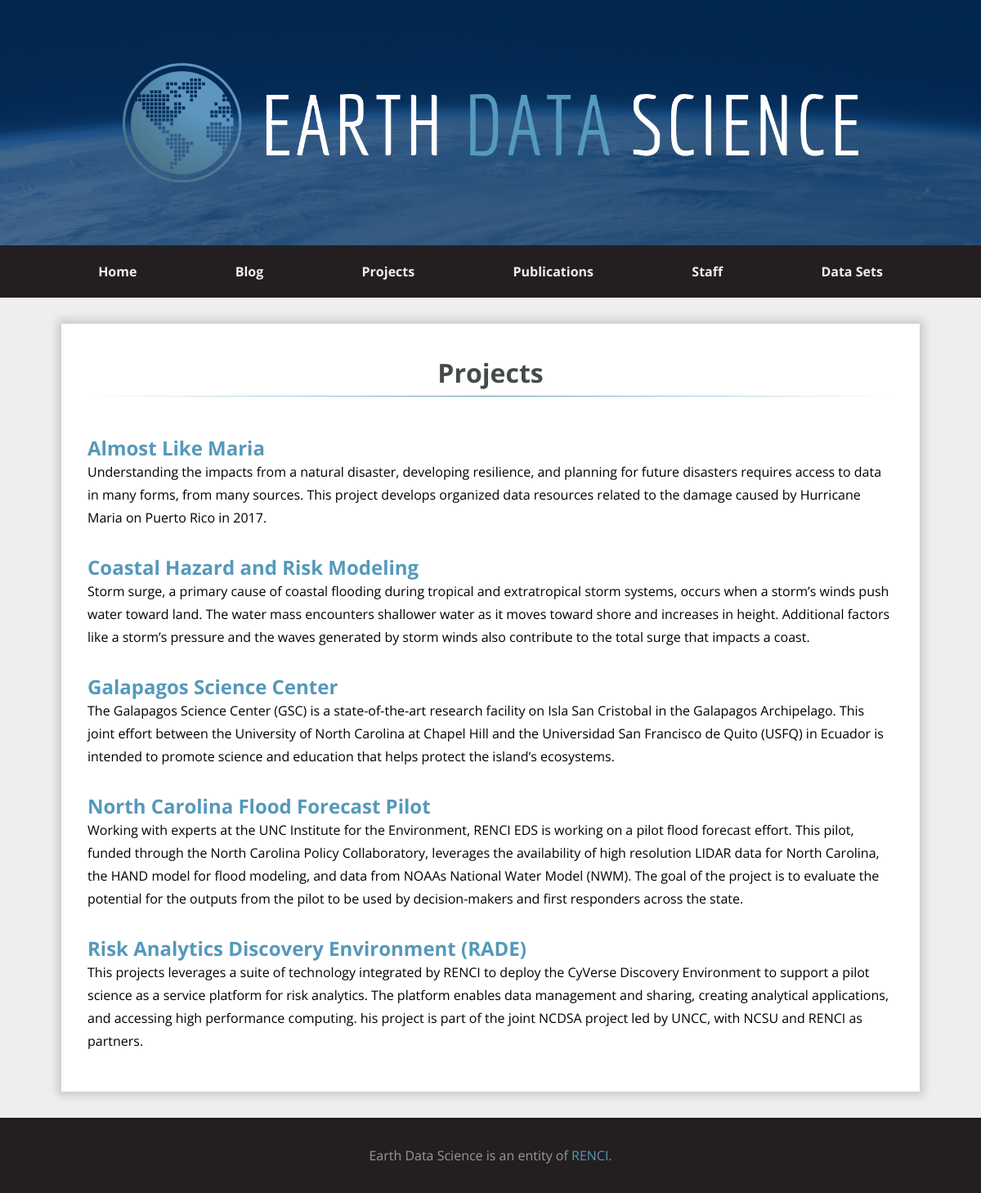
/projects/, run on the app's committed database.
### content/projects/models.py (models this page shows, shortened)
class Project(models.Model):
    title = models.CharField(max_length=127)
    summary = models.TextField()
    details = models.TextField()
    website = models.CharField(max_length=255, blank=True)
    staff = models.ManyToManyField(StaffMember, blank=True)
    image = models.ImageField(upload_to='project_pics', blank=True)

### content/projects/views.py (the view)
# urls.py: path('', views.index, name='index'),
def index(request):
    projects = Project.objects.all()
    context = {
        'page_title': 'Projects',
        'projects': projects
    }
    return render(request, 'projects/index.html', context)

### templates/projects/index.html
{% extends 'no_sidebar.html' %}
{% block content %}
    <h1 class="page-title">Projects</h1>
    <div class="projects-list">
        {% for project in projects %}
            <div class="project">
                <h2 class="project__title"><a href="{% url 'projects:detail' project.id %}">{{ project.title }}</a></h2>
                <div class="project__summary">
                    {{ project.summary }}
                </div>
            </div>
        {% endfor %}
    </div>
{% endblock content %}

### static-assets/css/style.css (style rules this page uses)
body::after { content: ''; background-color: #231f20; position: fixed; left: 0; top: 0; width: 0; height: 0; z-index: 1; opacity: 0; transition: opacity 1000ms; }
.projects-list .project { border: 0; margin: 1rem 0; padding: 0; flex: 1; }
.projects-list .project .project__title { line-height: 1.25; }
*, *::before, *::after { box-sizing: border-box; }
body { font-family: "Open Sans", sans-serif; margin: 0; line-height: 1.75; display: flex; min-height: 100vh; flex-direction: column; background-color: #eee; }
h1, h2, h3, h4, h5, h6 { margin: 0; color: #454B4D; }
a, a:hover, a:visited, a:hover { text-decoration: none; color: #59b; }
.page-title { font-family: "Open Sans", sans-serif; text-align: center; border-image-slice: 1; border-image-source: -webkit-linear-gradient(right, #fff, #59b, #fff); border-image-source: -o-linear-gradient(right, #fff, #59b, #fff); border-image-source: linear-gradient(right, #fff, #59b, #fff); border-bottom: 1px solid #ccc; position: relative; padding: 0 1rem; margin-bottom: 2rem; z-index: 0; display: inline; }
[class*="list"] { display: flex; flex-direction: column; }

### data on the page
Project: title "Almost Like Maria", summary "Understanding the impacts from a natural disaster, developing resilience, and planning for future disasters requires access to data in many forms, from many sources. This project develops organized data resources related to the damage caused by Hurricane Maria on Puerto Rico in 2017."
Project: title "Coastal Hazard and Risk Modeling", summary "Storm surge, a primary cause of coastal flooding during tropical and extratropical storm systems, occurs when a storm’s winds push water toward land. The water mass encounters shallower water as it moves toward shore and increases in height. Additional factors like a storm’s pressure and the waves generated by storm winds also contribute to the total surge that impacts a coast."
Project: title "Galapagos Science Center", summary "The Galapagos Science Center (GSC) is a state-of-the-art research facility on Isla San Cristobal in the Galapagos Archipelago. This joint effort between the University of North Carolina at Chapel Hill and the Universidad San Francisco de Quito (USFQ) in Ecuador is intended to promote science and education that helps protect the island’s ecosystems."
Project: title "North Carolina Flood Forecast Pilot", summary "Working with experts at the UNC Institute for the Environment, RENCI EDS is working on a pilot flood forecast effort. This pilot, funded through the North Carolina Policy Collaboratory, leverages the availability of high resolution LIDAR data for North Carolina, the HAND model for flood modeling, and data from NOAAs National Water Model (NWM). The goal of the project is to evaluate the potential for the outputs from the pilot to be used by decision-makers and first responders across the state."
Project: title "Risk Analytics Discovery Environment (RADE)", summary "This projects leverages a suite of technology integrated by RENCI to deploy the CyVerse Discovery Environment to support a pilot science as a service platform for risk analytics. The platform enables data management and sharing, creating analytical applications, and accessing high performance computing. his project is part of the joint NCDSA project led by UNCC, with NCSU and RENCI as partners."
